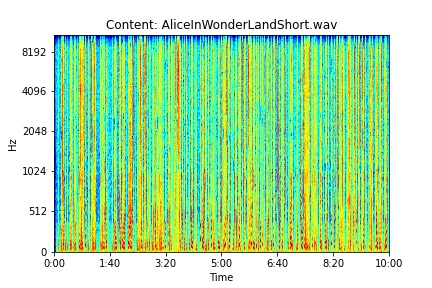
#> input picture files/raw_data/AliceInWonderLandShort.wav.jpg, 432 x 288 px, given in place of download_16.png, which was not available
$ jupyter execute --allow-errors take2.ipynb   (shell and % lines are left out)   (older library calls are emulated)
#> lines starting #> are read from the running program, lines starting #| are printed output that depends on the picture; after the words box and inside, x2 and y2 are one past the last pixel; in counts of white or black regions, pixels touching at a corner belong together; pictures that were not available may be replaced by others from this repository, and a replacement may not be noted
[cell 1]
# cd to directory where the Frames folder is (cannot be a shortcut ),
# and create a folder called transferredFrames in the same directory Frames is in

%cd /content/drive/My\ Drive/Colab\ Notebooks/Frames

import tensorflow as tf
import regex as re

tf.compat.v1.disable_eager_execution()
#> (this line was passed over: tensorflow is not available in this run)

import os
import numpy as np
import tensorflow as tf
from tensorflow import keras
import tensorflow.keras.backend as K
import random
# from scipy.misc import imresize
# from scipy.misc import imsave, imresize
# import imageio
from scipy.optimize import fmin_l_bfgs_b   # https://docs.scipy.org/doc/scipy/reference/generated/scipy.optimize.fmin_l_bfgs_b.html
from tensorflow.keras.applications import vgg19
from tensorflow.keras.preprocessing.image import load_img, img_to_array, save_img
import warnings
import time

random.seed(1618)
np.random.seed(1618)
#tf.set_random_seed(1618)   # Uncomment for TF1.
tf.random.set_seed(1618)
#> (this line was passed over: tensorflow is not available in this run)

#tf.logging.set_verbosity(tf.logging.ERROR)   # Uncomment for TF1.
os.environ['TF_CPP_MIN_LOG_LEVEL'] = '2'

# CONTENT_IMG_PATH = "frame629.jpg"    #TODO: Add this.
STYLE_IMG_PATH = "../../../../000373_1.jpg"     #TODO: Add this.
TRANSFER_ROUNDS = 20 # 100

TOTAL_WEIGHT = 1e-6 #1.0
STYLE_WEIGHT = 1e-6 #1.0
CONTENT_WEIGHT = 2.5e-8 #0.3


CONTENT_IMG_H = 256 #500
CONTENT_IMG_W = 256 #500

#> (the rest of this cell did not finish here and is left out)

[cell 2]
import cv2

# %cd /content/

file_name = "download_16.png"
# file_name = "outline-3 (1).png"


src = cv2.imread(file_name, 1)
#> src is the input picture: shape (288, 432, 3); mean B, G, R 173.3, 227, 176.6
tmp = cv2.cvtColor(src, cv2.COLOR_BGR2GRAY)
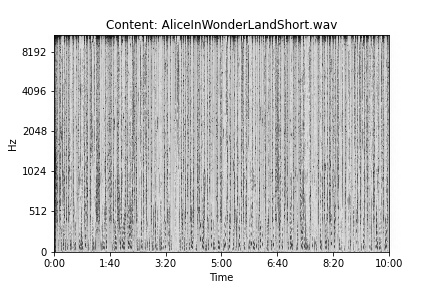
#> tmp: shape (288, 432); min 0, max 255, mean 205.8
# _,alpha = cv2.threshold(tmp,0,255,cv2.THRESH_BINARY)
_,alpha = cv2.threshold(tmp, 240, 255, cv2.THRESH_BINARY_INV)
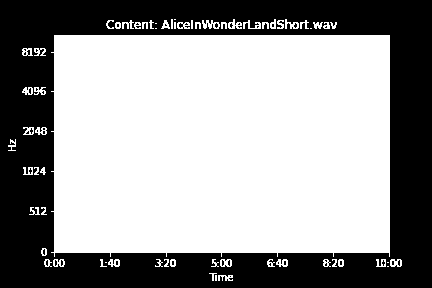
#> alpha: shape (288, 432); 60.8% white; 45 black regions (44 under 20 px), largest, box (x1, y1, x2, y2) and area: (0, 0, 432, 288) 48452
b, g, r = cv2.split(src)
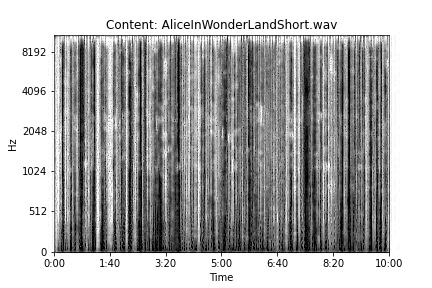
#> b: shape (288, 432); min 0, max 255, mean 173.3
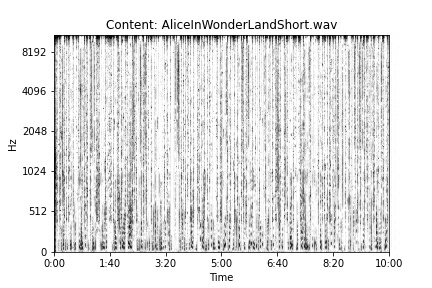
#> g: shape (288, 432); min 0, max 255, mean 227
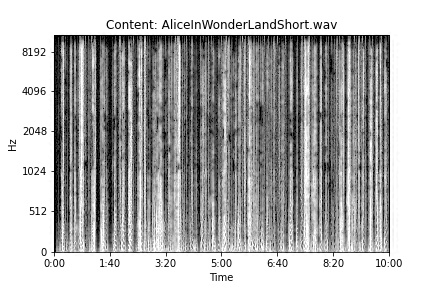
#> r: shape (288, 432); min 0, max 255, mean 176.6
rgba = [b,g,r, alpha]
dst = cv2.merge(rgba,4)
cv2.imwrite("test.png", dst)
#> Out = True

[cell 3]
from IPython.display import Image

# %cd /content/
Image('download_16.png')

[cell 4]
from IPython.display import Image

# %cd /content/
Image('test.png')

[cell 5]
from IPython.display import Image
Image('frame348 (1).jpg')

[cell 6]
# layer
from PIL import Image

# ensure they are RGB (not palette)
bg = Image.open('frame348 (1).jpg').convert('RGB')
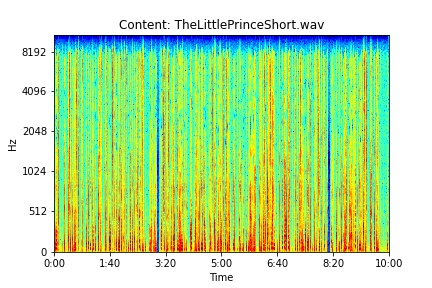
#> input picture files/raw_data/TheLittlePrinceShort.wav.jpg, 432 x 288 px, given in place of frame348 (1).jpg, which was not available
#> bg is the input picture: PIL image 432x288 RGB; mean R, G, B 186.8, 226.7, 162.8
fg = Image.open('test.png').convert('RGBA') #result-trans.png

# Resize foreground
fg_resized = fg.resize((256,256))
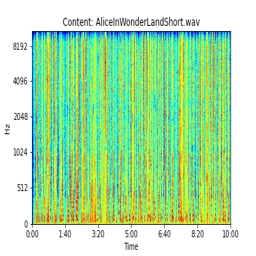
#> fg_resized: PIL image 256x256 RGBA; mean R, G, B, A 79.2, 129.7, 76.2, 155.3; transparent parts drawn white

# Overlay foreground onto background at top right corner
bg.paste(fg_resized,box=(0,0),mask=fg_resized)
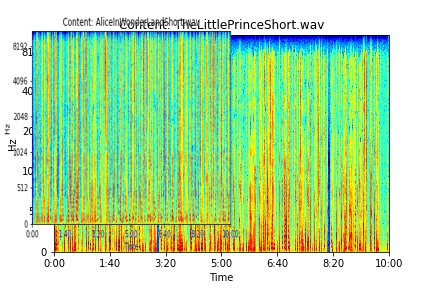
#> bg: PIL image 432x288 RGB; mean R, G, B 178, 222.5, 160.4

bg.save('result-blend.png')
